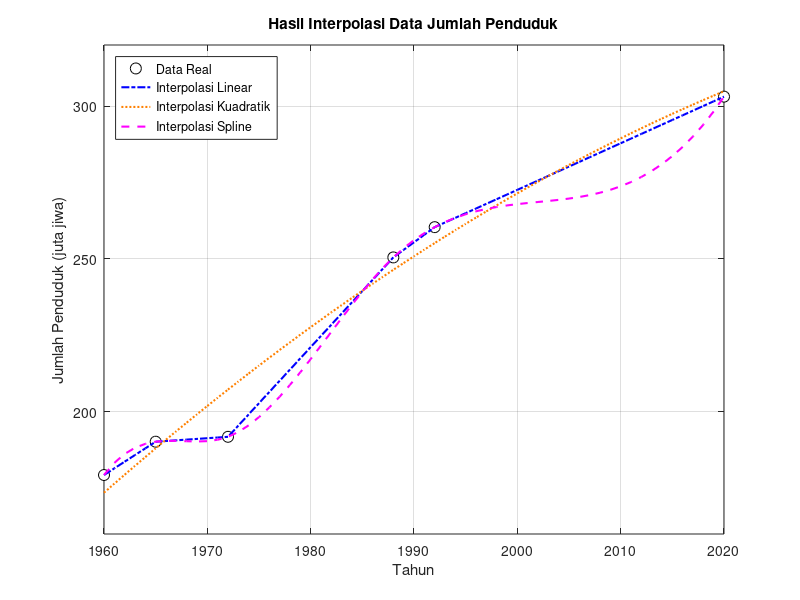

MATLAB code for this plot:
clear all;
close all;
clc;

% Data awal
x = [1960, 1965, 1972, 1988, 1992, 2020]; % Tahun dengan data asli
f = [179.3, 190.2, 191.8, 250.5, 260.4, 303.1]; % Jumlah penduduk (juta jiwa)
xq = 1960:1:2020; % Tahun interpolasi (rentang penuh)

% Interpolasi
fq1 = interp1(x, f, xq, 'linear'); % Interpolasi Linear
p = polyfit(x, f, 2); % Fit polinomial derajat 2 (Kuadratik)
fq2 = polyval(p, xq); % Evaluasi polinomial kuadratik
fq3 = interp1(x, f, xq, 'spline'); % Interpolasi Spline

% Plot hasil interpolasi
figure; % Membuat grafik baru
plot(x, f, 'ko', 'MarkerSize', 8, 'MarkerFaceColor', 'w'); % Data asli (lingkaran putih dengan border hitam)
hold on;
plot(xq, fq1, 'b-.', 'LineWidth', 1.5); % Garis interpolasi linear (biru putus-putus)
plot(xq, fq2, 'Color', [1, 0.5, 0], 'LineWidth', 1.5, 'LineStyle', ':'); % Interpolasi Kuadratik (oranye titik-titik)
plot(xq, fq3, 'm--', 'LineWidth', 1.5); % Garis interpolasi spline (ungu putus-putus)

% Menyesuaikan sumbu agar semua data terlihat
xlim([1960, 2020]);
ylim([160, 320]);

% Menambahkan elemen grafik
grid on;
title('Hasil Interpolasi Data Jumlah Penduduk');
xlabel('Tahun');
ylabel('Jumlah Penduduk (juta jiwa)');
legend('Data Real', 'Interpolasi Linear', 'Interpolasi Kuadratik', 'Interpolasi Spline', 'Location', 'NorthWest');
hold off;
